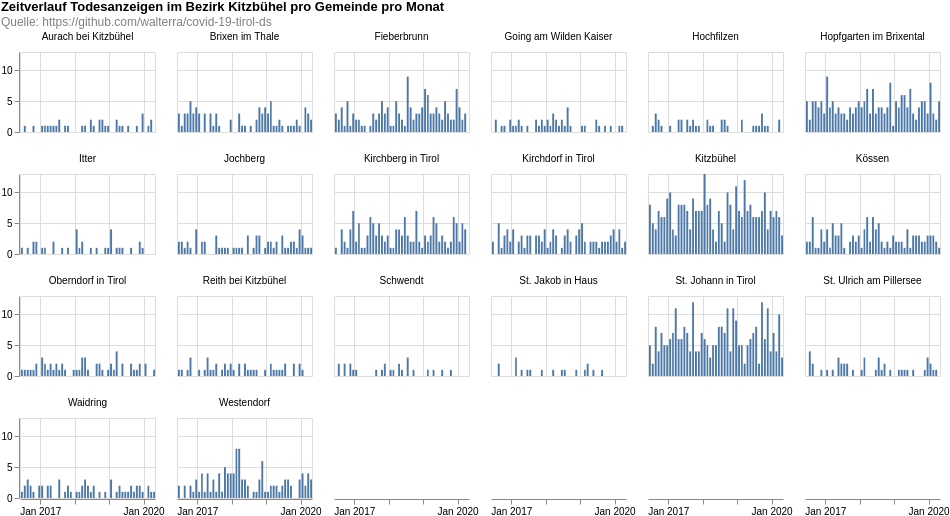

Describe this chart as a Vega-Lite specification.
### Vega-Lite specification from a JSON file in a GitHub repository (floating-point values rounded to 4 significant figures; data arrays with more than 128 entries replaced by an {"elided": "..."} marker saying what was removed)
{"$schema": "https://vega.github.io/schema/vega-lite/v4.8.1.json", "columns": 6, "config": {"view": {"continuousHeight": 300, "continuousWidth": 400}}, "data": {"name": "data-77ab45ead84fe89dddeb9041c361ec9e"}, "datasets": {"data-77ab45ead84fe89dddeb9041c361ec9e": {"elided": "1886 records"}}, "facet": {"field": "municipaly", "title": null, "type": "nominal"}, "padding": 0, "spec": {"layer": [{"encoding": {"tooltip": [{"field": "date", "timeUnit": "yearmonth", "type": "temporal"}, {"aggregate": "sum", "field": "count", "type": "quantitative"}], "x": {"field": "date", "timeUnit": "yearmonth", "title": null, "type": "temporal"}, "y": {"aggregate": "sum", "field": "count", "title": null, "type": "quantitative"}}, "height": 80, "mark": "bar", "width": 135}]}, "title": {"color": "black", "subtitle": ["Quelle: https://github.com/walterra/covid-19-tirol-ds"], "subtitleColor": "gray", "text": ["Zeitverlauf Todesanzeigen im Bezirk Kitzbühel pro Gemeinde pro Monat"]}}
